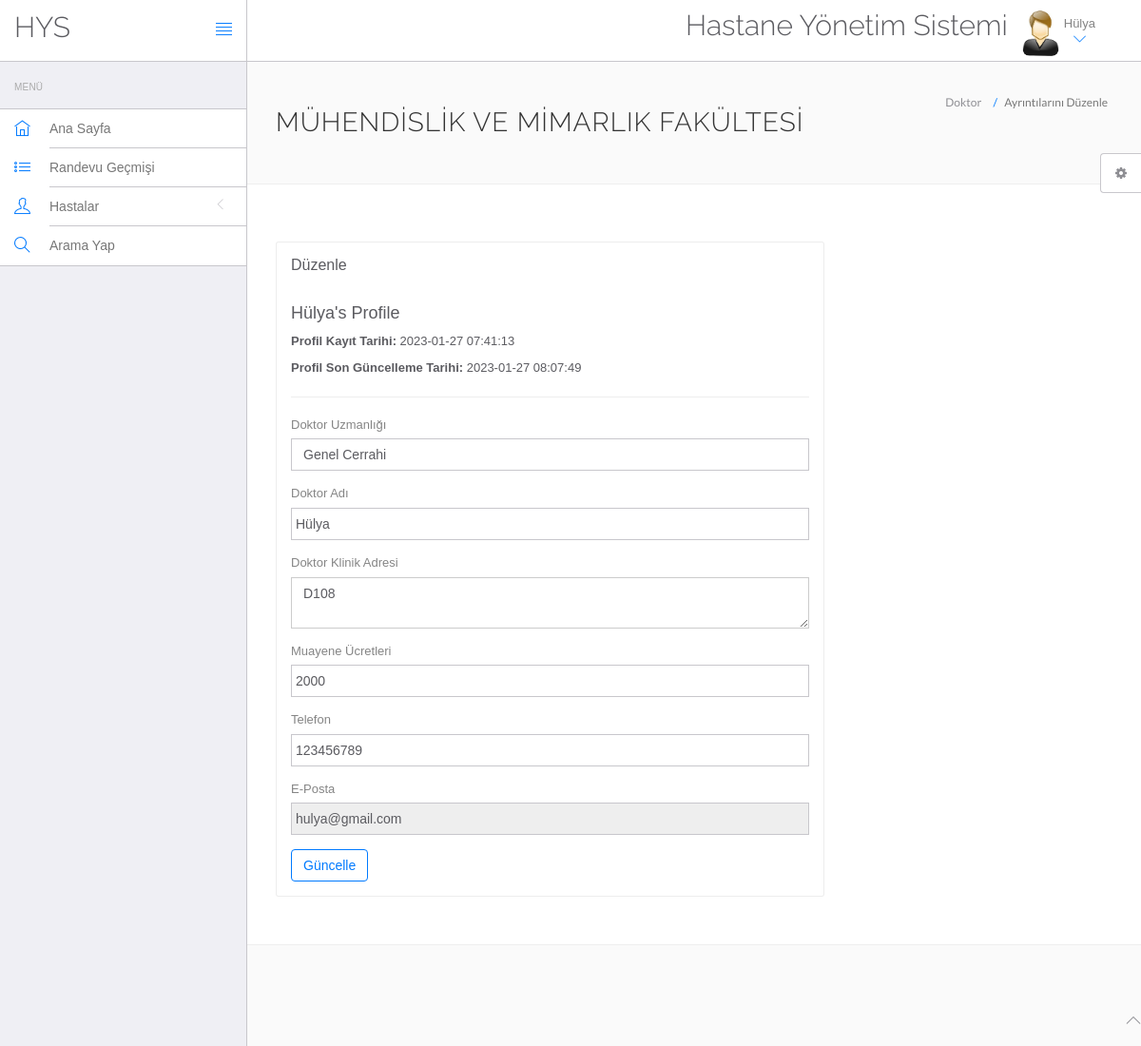
/hms/doctor/edit-profile.php (signed in), run on the app's committed database.
### tables this page shows
CREATE TABLE `doctors` (
  `id` int(11) NOT NULL,
  `specilization` varchar(255) DEFAULT NULL,
  `doctorName` varchar(255) DEFAULT NULL,
  `address` longtext,
  `docFees` varchar(255) DEFAULT NULL,
  `contactno` bigint(11) DEFAULT NULL,
  `docEmail` varchar(255) DEFAULT NULL,
  `password` varchar(255) DEFAULT NULL,
  `creationDate` timestamp NULL DEFAULT CURRENT_TIMESTAMP,
  `updationDate` timestamp NULL DEFAULT NULL ON UPDATE CURRENT_TIMESTAMP
);

### hms/doctor/edit-profile.php (the view, shortened to what this page needs)
<?php
include('include/config.php');
if(strlen($_SESSION['id']==0)) {
 header('location:logout.php');
  } else{
?>
<!DOCTYPE html>
<html lang="tr">
	<head>
		<link rel="stylesheet" href="vendor/bootstrap/css/bootstrap.min.css">
		<link rel="stylesheet" href="vendor/fontawesome/css/font-awesome.min.css">
		<link rel="stylesheet" href="vendor/themify-icons/themify-icons.min.css">
		<link href="vendor/animate.css/animate.min.css" rel="stylesheet" media="screen">
		<link href="vendor/perfect-scrollbar/perfect-scrollbar.min.css" rel="stylesheet" media="screen">
		<link href="vendor/switchery/switchery.min.css" rel="stylesheet" media="screen">
		<link href="vendor/bootstrap-touchspin/jquery.bootstrap-touchspin.min.css" rel="stylesheet" media="screen">
		<link href="vendor/select2/select2.min.css" rel="stylesheet" media="screen">
		<link href="vendor/bootstrap-datepicker/bootstrap-datepicker3.standalone.min.css" rel="stylesheet" media="screen">
		<link href="vendor/bootstrap-timepicker/bootstrap-timepicker.min.css" rel="stylesheet" media="screen">
		<link rel="stylesheet" href="assets/css/styles.css">
		<link rel="stylesheet" href="assets/css/plugins.css">
		<link rel="stylesheet" href="assets/css/themes/theme-1.css" id="skin_color" />
	</head>
	<body>
		<div id="app">
<?php include('include/sidebar.php');?>
			<div class="app-content">
				<?php include('include/header.php');?>
				<div class="main-content" >
					<div class="wrap-content container" id="container">
						<section id="page-title">
							<div class="row">
								<div class="col-sm-10">
									<h1 class="mainTitle">Mühendislik ve Mimarlık Fakültesi</h1>
																	</div>
								<ol class="breadcrumb">
									<li>
										<span>Doktor</span>
									</li>
									<li class="active">
										<span>Ayrıntılarını Düzenle</span>
									</li>
								</ol>
							</div>
						</section>
						<div class="container-fluid container-fullw bg-white">
							<div class="row">
								<div class="col-md-12">
									<div class="row margin-top-30">
										<div class="col-lg-8 col-md-12">
											<div class="panel panel-white">
												<div class="panel-heading">
													<h5 class="panel-title">Düzenle</h5>
												</div>
												<div class="panel-body">
									<?php
$did=$_SESSION['dlogin'];
$sql=mysqli_query($con,"select * from doctors where docEmail='$did'");
while($data=mysqli_fetch_array($sql))
{
?>
<h4><?php echo htmlentities($data['doctorName']);?>'s Profile</h4>
<p><b>Profil Kayıt Tarihi: </b><?php echo htmlentities($data['creationDate']);?></p>
<?php if($data['updationDate']){?>
<p><b>Profil Son Güncelleme Tarihi: </b><?php echo htmlentities($data['updationDate']);?></p>
<?php } ?>
<hr />
													<form role="form" name="adddoc" method="post" onSubmit="return valid();">
														<div class="form-group">
															<label for="DoctorSpecialization">
															Doktor Uzmanlığı
															</label>
							<select name="Doctorspecialization" class="form-control" required="required">
					<option value="<?php echo htmlentities($data['specilization']);?>">
					<?php echo htmlentities($data['specilization']);?></option>
															</select>
														</div>
<div class="form-group">
															<label for="doctorname">
																 Doktor Adı
															</label>
	<input type="text" name="docname" class="form-control" value="<?php echo htmlentities($data['doctorName']);?>" >
														</div>
<div class="form-group">
															<label for="address">
															Doktor Klinik Adresi
															</label>
					<textarea name="clinicaddress" class="form-control"><?php echo htmlentities($data['address']);?></textarea>
														</div>
<div class="form-group">
															<label for="fess">
															Muayene Ücretleri
															</label>
		<input type="text" name="docfees" class="form-control" required="required"  value="<?php echo htmlentities($data['docFees']);?>" >
														</div>
<div class="form-group">
									<label for="fess">
																 Telefon
															</label>
					<input type="text" name="doccontact" class="form-control" required="required"  value="<?php echo htmlentities($data['contactno']);?>">
														</div>
<div class="form-group">
									<label for="fess">
																E-Posta
															</label>
					<input type="email" name="docemail" class="form-control"  readonly="readonly"  value="<?php echo htmlentities($data['docEmail']);?>">
														</div>
														<?php } ?>
														<button type="submit" name="submit" class="btn btn-o btn-primary">
															Güncelle
														</button>
													</form>
												</div>
											</div>
										</div>
											</div>
										</div>
								</div>
					</div>
				</div>
			</div>
	<?php include('include/footer.php');?>
	<?php include('include/setting.php');?>
		</div>
	</body>
</html>
<?php } ?>

### hms/doctor/include/header.php (shortened to what this page needs)
<header class="navbar navbar-default navbar-static-top">
					<div class="navbar-header">
						<a class="navbar-brand" href="#">
							<h2 style="padding-top:20% ">HYS</h2>
						</a>
						<a href="#" class="sidebar-toggler pull-right visible-md visible-lg" data-toggle-class="app-sidebar-closed" data-toggle-target="#app">
							<i class="ti-align-justify"></i>
						</a>
					</div>
					<div class="navbar-collapse collapse">
						<ul class="nav navbar-right">
								<li  style="padding-top:2% ">
								<h2>Hastane Yönetim Sistemi</h2>
							</li>
							<li class="dropdown current-user">
								<a href class="dropdown-toggle" data-toggle="dropdown">
									<img src="assets/images/images.jpg" > <span class="username">
									<?php $query=mysqli_query($con,"select doctorName from doctors where id='".$_SESSION['id']."'");
while($row=mysqli_fetch_array($query))
{
	echo $row['doctorName'];
}
									?> <i class="ti-angle-down"></i></i></span>
								</a>
							</li>
						</ul>
					</div>
				</header>

### hms/doctor/assets/css/themes/theme-1.css (style rules this page uses)
body { background: #FAFAFA; }
header .navbar-header { background: #ffffff !important; border-right-color: #c8c7cc !important; border-bottom-color: #c8c7cc !important; }
header .navbar-header .sidebar-toggler, header .navbar-header .sidebar-mobile-toggler { color: #007aff !important; }
header .navbar-header .navbar-brand { color: #777 !important; }
header .navbar-collapse { background: #ffffff !important; border-bottom-color: #c8c7cc !important; box-shadow: none !important; }
header .navbar-collapse .navbar-right > li > a { color: #777; }
header .navbar-collapse .navbar-right > li > a i { color: #007aff !important; }

### data on the page
doctors: doctorName "Hülya", creationDate "2023-01-27 07:41:13", updationDate "2023-01-27 08:07:49", Doctorspecialization "Genel Cerrahi", docname "Hülya", clinicaddress "D108", docfees "2000", doccontact "123456789", docemail "hulya@gmail.com"
